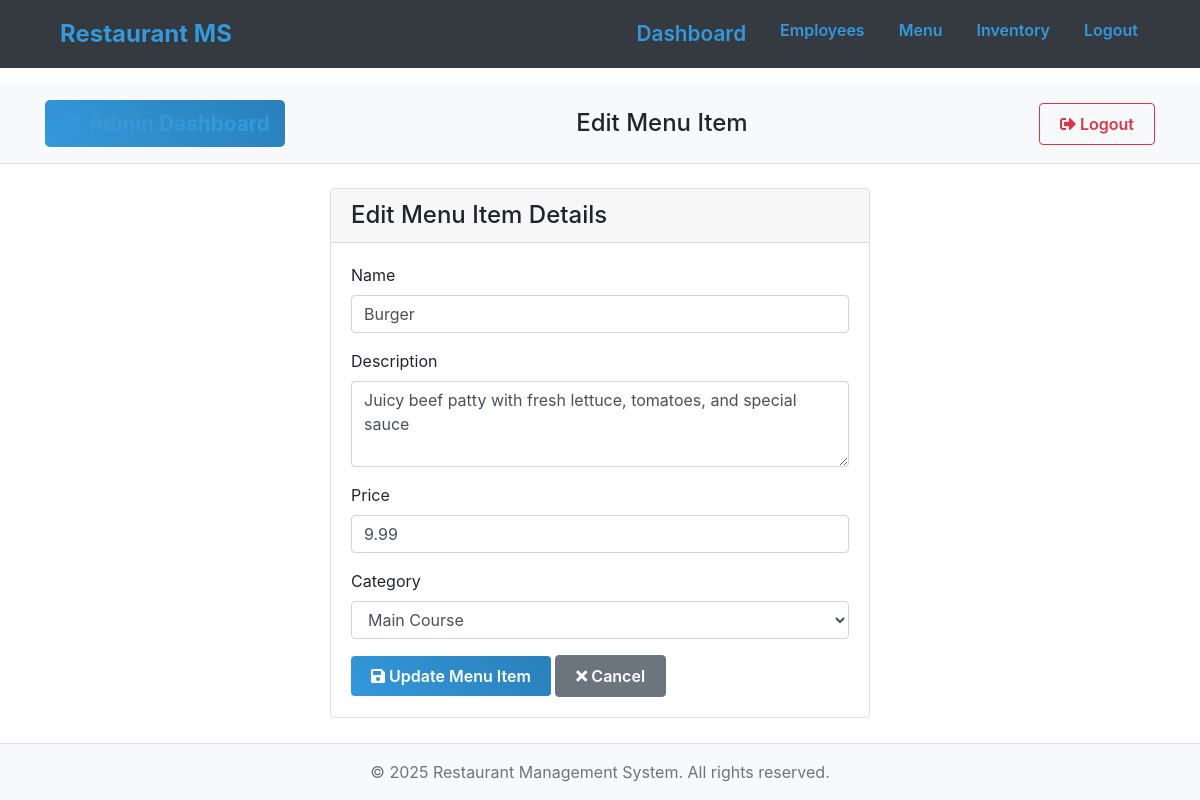
Page /admin/dashboard/menu/edit/1 (signed in) on the committed database.
### app/models.py (models this page shows, shortened)
class MenuItem(db.Model):
    __tablename__ = 'menu_item'
    menuItemID = db.Column(db.Integer, primary_key=True, autoincrement=True)
    name = db.Column(db.String(255), nullable=False)
    description = db.Column(db.Text, nullable=True)
    price = db.Column(db.Numeric(10, 2), nullable=False)
    category = db.Column(db.String(100), nullable=False)

### app/routes/admin_routes.py (the view, shortened to what this page needs)
@admin_bp.route("/dashboard/menu/edit/<int:menuItemID>", methods=["GET", "POST"])
@admin_required
@login_required
def edit_menu_item(menuItemID):
    menu_item = MenuItem.query.get_or_404(menuItemID)
    form = MenuItemForm(obj=menu_item)
    return render_template("edit_menu_item.html", form=form, menu_item=menu_item)

### app/forms/login_form.py
class MenuItemForm(FlaskForm):
    name = StringField("Name", validators=[DataRequired(), Length(min=3, max=255)])
    description = TextAreaField("Description")
    price = DecimalField("Price", validators=[DataRequired(), NumberRange(min=0)], places=2)
    category = SelectField("Category", choices=[
        ("Main Course", "Main Course"),
        ("Starter", "Starter"),
        ("Dessert", "Dessert"),
        ("Beverage", "Beverage")
    ], validators=[DataRequired()])
    submit = SubmitField("Save")

### app/utils/access_control.py (called while the page is built)
def admin_required(f):
    @wraps(f)
    def decorated_function(*args, **kwargs):
        if not current_user.is_authenticated or current_user.role != "Admin":
            flash("Access restricted to Admins only.", "danger")
            return redirect(url_for("auth.choose_role"))
        return f(*args, **kwargs)
    return decorated_function

### app/templates/edit_menu_item.html (shortened to what this page needs)
{% extends "base.html" %}
{% block content %}
{% with page_title='Edit Menu Item' %}
{% include 'components/header.html' %}
{% endwith %}
<div class="container mt-4">
    <div class="row justify-content-center">
        <div class="col-md-6">
            <div class="card">
                <div class="card-header">
                    <h4 class="mb-0">Edit Menu Item Details</h4>
                </div>
                <div class="card-body">
                    <form method="POST">
                        <div class="mb-3">
                            {{ form.name.label(class="form-label") }}
                            {{ form.name(class="form-control") }}
                        </div>
                        <div class="mb-3">
                            {{ form.description.label(class="form-label") }}
                            {{ form.description(class="form-control", rows=3) }}
                        </div>
                        <div class="mb-3">
                            {{ form.price.label(class="form-label") }}
                            {{ form.price(class="form-control") }}
                        </div>
                        <div class="mb-3">
                            {{ form.category.label(class="form-label") }}
                            {{ form.category(class="form-control") }}
                        </div>
                        <div class="d-grid gap-2">
                            <button type="submit" class="btn btn-primary">
                                <i class="fas fa-save"></i> Update Menu Item
                            </button>
                            <a href="{{ url_for('admin.manage_menu') }}" class="btn btn-secondary">
                                <i class="fas fa-times"></i> Cancel
                            </a>
                        </div>
                    </form>
                </div>
            </div>
        </div>
    </div>
</div>
{% endblock %}

### app/static/css/custom.css (style rules this page uses)
.card { transition: transform 0.3s ease, box-shadow 0.3s ease; background: white; }
.btn { transition: all 0.3s ease; position: relative; overflow: hidden; padding: 8px 20px; font-weight: 600; }
.form-control { transition: box-shadow 0.3s ease, border-color 0.3s ease; }
.btn-primary { background: linear-gradient(45deg, #3498db, #2980b9); border: none; color: white; }

### rows in the picture
MenuItem: name "Burger", description "Juicy beef patty with fresh lettuce, tomatoes, and special sauce", price "9.99", category "Main Course"

### other values in the picture
{{ page_title|default('Restaurant Management System') }} "Edit Menu Item"
